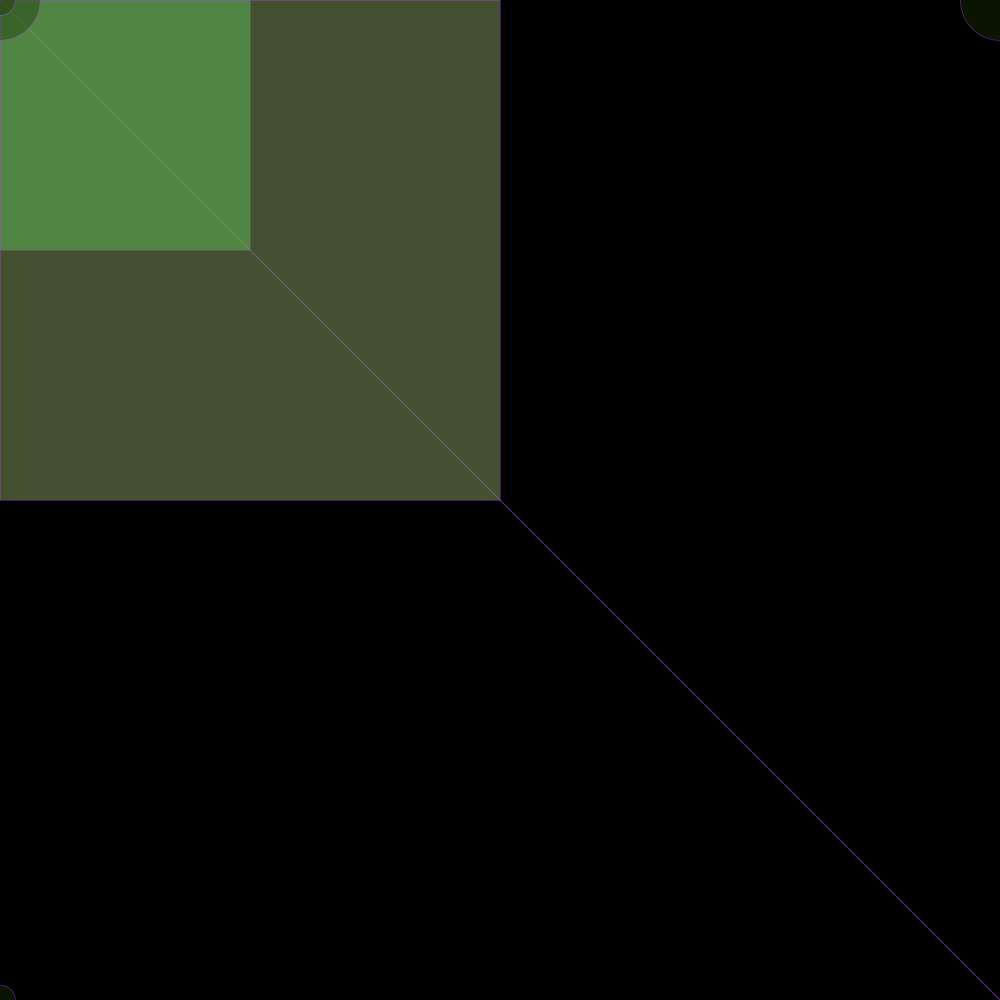
Frame 1 (no input)
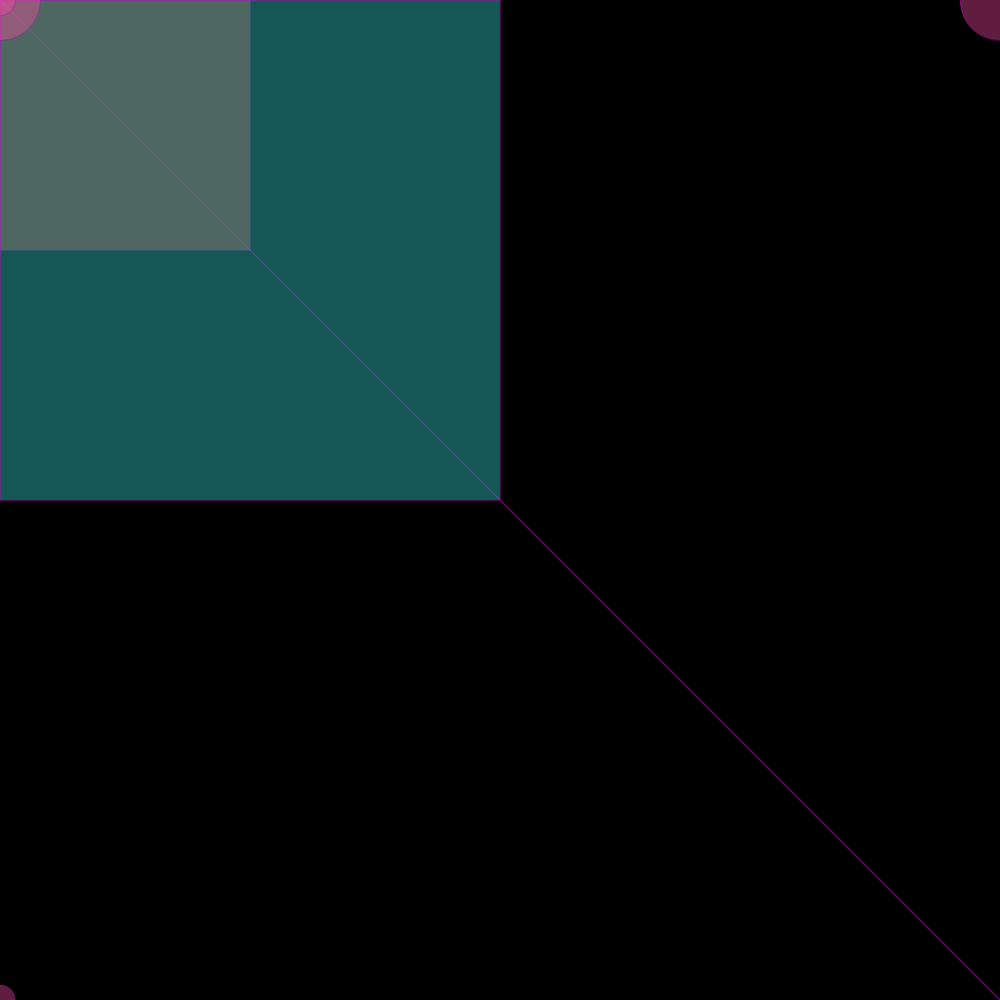
Frame 60 (the mouse pressed at the canvas centre just before this capture)
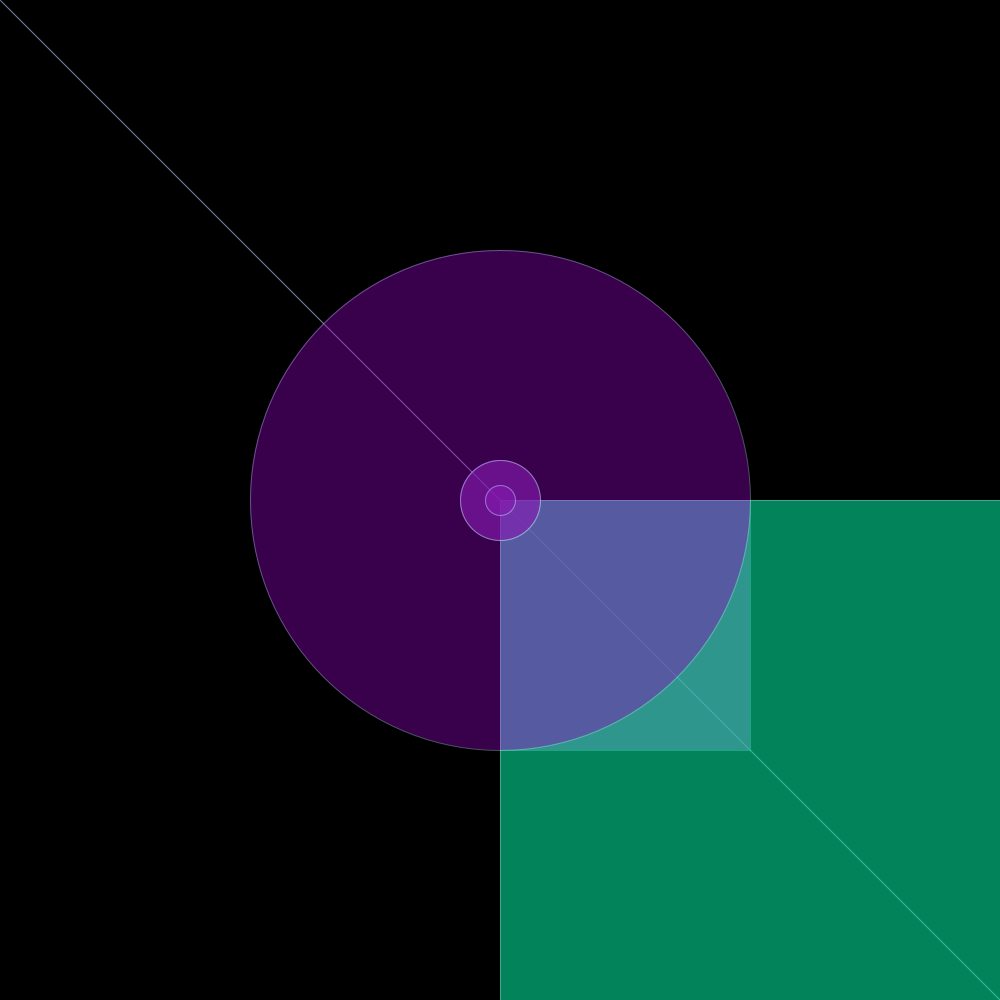
Frame 120 (the mouse held since frame 60 and released just before this capture)

The Processing sketch that drew these frames (run headless with seeded random() and noise(); from frame 60 on, the mouse is pressed at the canvas centre):

// Processing sketch: processing_158466
// ── processing_158466.pde

int raton=1;
void setup(){
  
size(1000,1000);

background(0);

}
void draw() {

raton=raton+1;
background(0);

stroke(random(250),random(250),random(250),100);
line(0,0,width,height);
line(width,height,0,0);

fill(random(250),random(250),random(250),150);
rect(mouseY,mouseY,width/4,height/4);

fill(random(250),random(250),random(250),150);
rect(mouseX,mouseX,width/2,height/2);

fill(145,0,191,100); 
ellipse(width/2,height/2,mouseX,mouseX);

fill(random(250),random(250),random(250),100);

ellipse(mouseY,mouseX,80,80);
ellipse(mouseX,mouseY,30,30);

ellipse(width-mouseX,mouseY,80,80);
ellipse(mouseX,height-mouseY,30,30);

println(mouseX);
}
